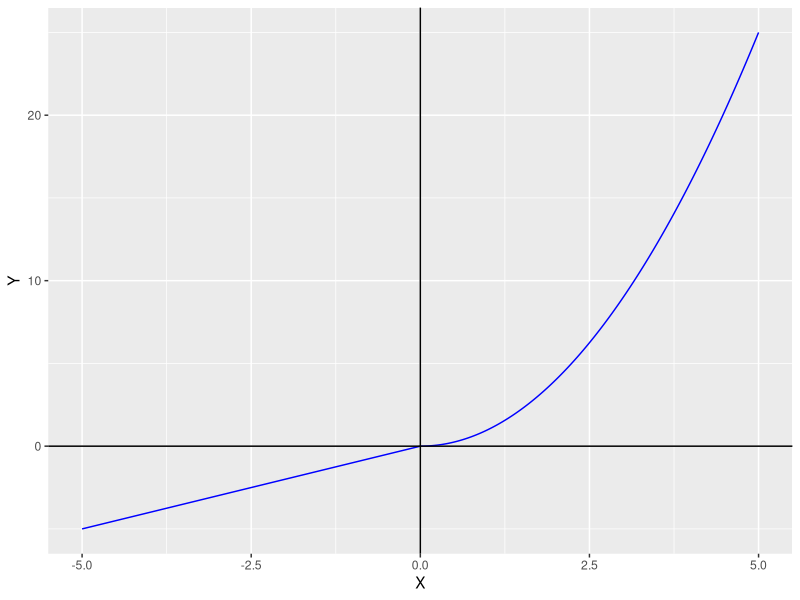
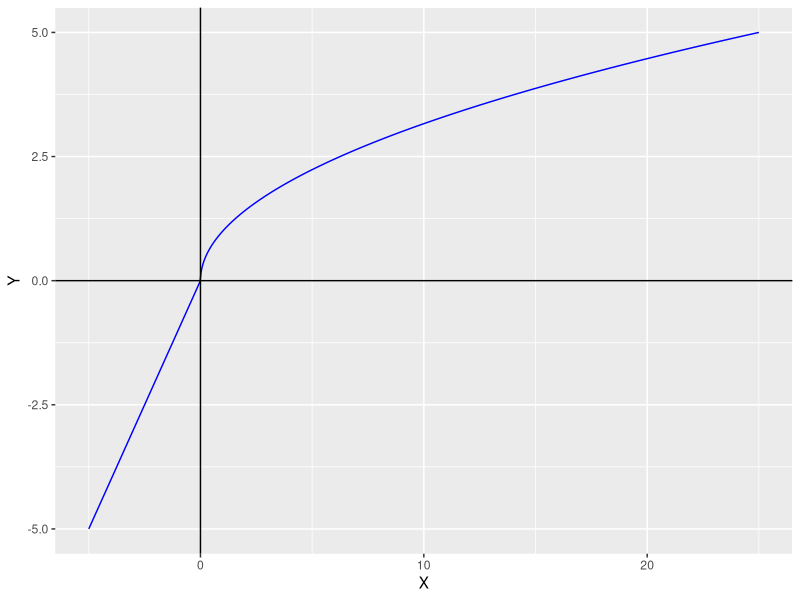

Write the R code that produced these figures, in order.
## ---- chunk 1
knitr::opts_chunk$set(echo = TRUE)
library(tidyverse)
## ---- chunk 2
ya <- tibble(X = seq(-5,5, length = 1000)) %>% #prob 1.1
  mutate(Y = case_when(X < 0 ~ X,
                       X >= 0 ~ X^2)) %>% 
  ggplot() +
  geom_line(aes(x=X,y=Y), color = "blue") +
  geom_hline(yintercept = 0) +
  geom_vline(xintercept = 0)


ya
## ---- chunk 3
ya_inv <- tibble(X = seq(-5,25, length = 1000)) %>% # prob 1.2
  mutate(Y = case_when(X < 0 ~ X,
                       X >= 0 ~ X^0.5)) %>% 
  ggplot() +
  geom_line(aes(x=X,y=Y), color = "blue") +
  geom_hline(yintercept = 0) +
  geom_vline(xintercept = 0)


ya_inv
## ---- chunk 4

# table
univ_probX <- tibble(w = seq(0,1, length = 1000), #6.1
                     x = w^2) %>%
  mutate(inside_1 = (x >= 0.2 & x <= 0.3),
         inside_2 = (x >= 0.9 & x <= 1)) 
# First X condition
answer_p6.X1 <- univ_probX %>% 
  count(inside_1) %>% 
  mutate(prob = n/sum(n)) 


answer_p6.X1 <- pull(answer_p6.X1[2,3])

answer_p6.X1

# Second X condition
answer_p6.X2 <- univ_probX %>% 
  count(inside_2) %>% 
  mutate(prob = n/sum(n)) 


answer_p6.X2 <- pull(answer_p6.X2[2,3])

answer_p6.X2




## ---- chunk 5
# table
univ_probY <- tibble(w = seq(0,1, length = 1000), #6.1
                     y = (1-w)^2) %>%
  mutate(inside_1 = (y >= 0.2 & y <= 0.3),
         inside_2 = (y >= 0.9 & y <= 1)) 
# First Y condition
answer_p6.Y1 <- univ_probY %>% 
  count(inside_1) %>% 
  mutate(prob = n/sum(n)) 


answer_p6.Y1 <- pull(answer_p6.Y1[2,3])

answer_p6.Y1

# Second Y condition
answer_p6.Y2 <- univ_probY %>% 
  count(inside_2) %>% 
  mutate(prob = n/sum(n)) 


answer_p6.Y2 <- pull(answer_p6.Y2[2,3])

answer_p6.Y2
## ---- chunk 6
#6.3
funk <- function(w) {
  w^2
}

probability <- function(a,b,X) {
  prob <- tibble(w = seq(0,1, length =1000),
                 Fx = X(w)) %>% 
    mutate(inside = Fx >= a & Fx <= b) %>% 
    count(inside) %>% 
    mutate(prob = n/sum(n)) 
    return(pull(prob[2,3]))
    #return(prob)
}

probability(.9,1,funk)
